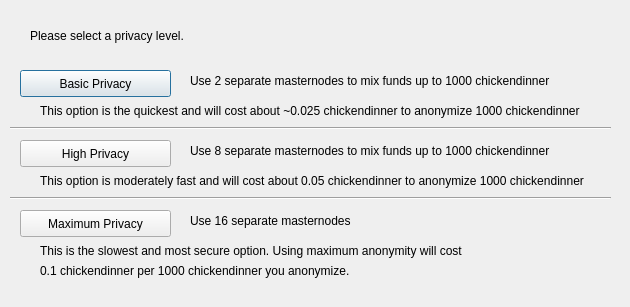
<?xml version="1.0" encoding="UTF-8"?>
<ui version="4.0">
 <class>DarksendConfig</class>
 <widget class="QDialog" name="DarksendConfig">
  <property name="geometry">
   <rect>
    <x>0</x>
    <y>0</y>
    <width>630</width>
    <height>307</height>
   </rect>
  </property>
  <property name="windowTitle">
   <string>Configure PrivateSend</string>
  </property>
  <widget class="QPushButton" name="buttonBasic">
   <property name="geometry">
    <rect>
     <x>20</x>
     <y>70</y>
     <width>151</width>
     <height>27</height>
    </rect>
   </property>
   <property name="text">
    <string>Basic Privacy</string>
   </property>
  </widget>
  <widget class="QPushButton" name="buttonHigh">
   <property name="geometry">
    <rect>
     <x>20</x>
     <y>140</y>
     <width>151</width>
     <height>27</height>
    </rect>
   </property>
   <property name="text">
    <string>High Privacy</string>
   </property>
  </widget>
  <widget class="QPushButton" name="buttonMax">
   <property name="geometry">
    <rect>
     <x>20</x>
     <y>210</y>
     <width>151</width>
     <height>27</height>
    </rect>
   </property>
   <property name="text">
    <string>Maximum Privacy</string>
   </property>
  </widget>
  <widget class="QLabel" name="label">
   <property name="geometry">
    <rect>
     <x>30</x>
     <y>20</y>
     <width>571</width>
     <height>31</height>
    </rect>
   </property>
   <property name="text">
    <string>Please select a privacy level.</string>
   </property>
  </widget>
  <widget class="QLabel" name="label_2">
   <property name="geometry">
    <rect>
     <x>190</x>
     <y>70</y>
     <width>421</width>
     <height>21</height>
    </rect>
   </property>
   <property name="text">
    <string>Use 2 separate masternodes to mix funds up to 1000 chickendinner</string>
   </property>
  </widget>
  <widget class="QLabel" name="label_3">
   <property name="geometry">
    <rect>
     <x>190</x>
     <y>140</y>
     <width>411</width>
     <height>21</height>
    </rect>
   </property>
   <property name="text">
    <string>Use 8 separate masternodes to mix funds up to 1000 chickendinner</string>
   </property>
  </widget>
  <widget class="QLabel" name="label_4">
   <property name="geometry">
    <rect>
     <x>190</x>
     <y>210</y>
     <width>421</width>
     <height>21</height>
    </rect>
   </property>
   <property name="text">
    <string>Use 16 separate masternodes</string>
   </property>
  </widget>
  <widget class="QLabel" name="label_6">
   <property name="geometry">
    <rect>
     <x>40</x>
     <y>100</y>
     <width>561</width>
     <height>21</height>
    </rect>
   </property>
   <property name="text">
    <string>This option is the quickest and will cost about ~0.025 chickendinner to anonymize 1000 chickendinner</string>
   </property>
  </widget>
  <widget class="QLabel" name="label_7">
   <property name="geometry">
    <rect>
     <x>40</x>
     <y>170</y>
     <width>561</width>
     <height>21</height>
    </rect>
   </property>
   <property name="text">
    <string>This option is moderately fast and will cost about 0.05 chickendinner to anonymize 1000 chickendinner</string>
   </property>
  </widget>
  <widget class="QLabel" name="label_8">
   <property name="geometry">
    <rect>
     <x>40</x>
     <y>240</y>
     <width>561</width>
     <height>21</height>
    </rect>
   </property>
   <property name="text">
    <string>This is the slowest and most secure option. Using maximum anonymity will cost</string>
   </property>
  </widget>
  <widget class="QLabel" name="label_9">
   <property name="geometry">
    <rect>
     <x>40</x>
     <y>260</y>
     <width>561</width>
     <height>21</height>
    </rect>
   </property>
   <property name="text">
    <string>0.1 chickendinner per 1000 chickendinner you anonymize.</string>
   </property>
  </widget>
  <widget class="Line" name="line">
   <property name="geometry">
    <rect>
     <x>10</x>
     <y>120</y>
     <width>601</width>
     <height>16</height>
    </rect>
   </property>
   <property name="orientation">
    <enum>Qt::Horizontal</enum>
   </property>
  </widget>
  <widget class="Line" name="line_2">
   <property name="geometry">
    <rect>
     <x>10</x>
     <y>190</y>
     <width>601</width>
     <height>16</height>
    </rect>
   </property>
   <property name="orientation">
    <enum>Qt::Horizontal</enum>
   </property>
  </widget>
 </widget>
 <resources/>
 <connections/>
</ui>
